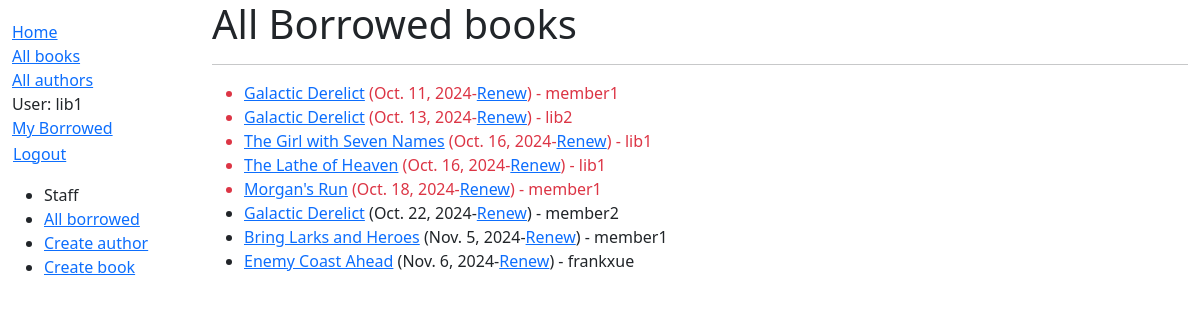
Screenshot of /catalog/borrowed/ (signed in) with the database file from the repository.
### catalog/models.py (models this page shows, shortened)
class BookInstance(models.Model):
    id = models.UUIDField(
        primary_key=True,
        default=uuid.uuid4,
        help_text="Unique ID for this particular book"
    )
    book = models.ForeignKey('Book', on_delete=models.RESTRICT, null=True)
    imprint = models.CharField(max_length=200)
    due_back = models.DateField(null=True, blank=True)
    borrower = models.ForeignKey(settings.AUTH_USER_MODEL, on_delete=models.SET_NULL, null=True, blank=True)
    LOAN_STATUS = (
        ('m', 'Maintenance'),
        ('o', 'On loan'),
        ('a', 'Available'),
        ('r', 'Reserved'),
    )
    status = models.CharField(
        max_length=1,
        choices=LOAN_STATUS,
        default='m',
        blank=True,
        help_text='Book availability',
    )
    class Meta:
        ordering = ['due_back']
        permissions = (("can_mark_returned", "Set book as returned"), ("can_renew", "Renew the due_back of a book"))
    def display_author(self):
        return f'{self.book.author.first_name} {self.book.author.last_name}'
    display_author.short_description = "Author"
    def is_overdue(self):
        return bool(self.due_back and date.today() > self.due_back)

class Book(models.Model):
    title = models.CharField(max_length=200)
    author = models.ForeignKey(
        'Author',
        on_delete=models.RESTRICT,
        null=True
    )
    summary = models.TextField(
        max_length=1000,
        help_text="Enter a brief description of the book"
    )
    isbn = models.CharField('ISBN', max_length=13, unique=True, help_text='13 Character <a href="https://www.isbn-insternational.org/content/what-isbn">ISBN</a>')
    genre = models.ManyToManyField('Genre', help_text='Select a genre for this book')
    language = models.ForeignKey('Language', on_delete=models.SET_NULL, null=True)
    class Meta:
        ordering = ['title', 'author']
    def display_genre(self):
        return ', '.join([genre.name for genre in self.genre.all()[:3]])
    display_genre.short_description = 'Genre'

### catalog/views.py (the view)
# urls.py: path('borrowed/', views.LoanedBookByAllUsersListView.as_view(), name='all-borrowed'),
class LoanedBookByAllUsersListView(PermissionRequiredMixin, generic.ListView):
    permission_required = 'catalog.can_mark_returned'
    permission_denied_message = 'Sorry, you do not have permission to access this page.'
    raise_exception = False
    """ Generic class-based view listing books on loan to all users. """
    model = BookInstance
    template_name = 'catalog/bookinstance_list_borrowed_all_users.html'
    paginate_by = 10
    def get_queryset(self):
        return (
            BookInstance.objects
            .filter(status__exact='o')
            .order_by('due_back')
        )

### catalog/templates/catalog/bookinstance_list_borrowed_all_users.html
{% extends "base_generic.html" %}
{% block content %}
<h1>All Borrowed books</h1>
    {% if bookinstance_list %}
        <hr>
        <ul>
            {% for bookinst in bookinstance_list %}
            <li class="{% if bookinst.is_overdue %}text-danger{% endif %}">
                <a href="{% url 'book-detail' bookinst.book.pk %}">{{ bookinst.book.title }}</a> ({{ bookinst.due_back }}{% if perms.catalog.can_renew %}-<a href="{% url 'renew-book-librarian' bookinst.id %}">Renew</a>{% endif %})
                - {{ bookinst.borrower }}
            </li>
            {% endfor %}
        </ul>
    {% else %}
        <p>There are no books borrowed.</p>
    {% endif %}
{% endblock content %}

### catalog/templates/base_generic.html (shortened to what this page needs)
<!doctype html>
<html lang="en">
<head>
    <link href="https://cdn.jsdelivr.net/npm/bootstrap@5.3.3/dist/css/bootstrap.min.css" rel="stylesheet"
>
    {% load static %}
    <link rel="stylesheet" href="{% static 'css/style.css' %}" />
</head>
<body>
    <div class="container-fluid">
        <div class="row">
            <div class="col-sm-2">
                {% block sidebar %}
                <ul class="sidebar-nav">
                    <li><a href="{% url 'index' %}">Home</a></li>
                    <li><a href="{% url 'books' %}">All books</a></li>
                    <li><a href="{% url 'authors' %}">All authors</a></li>
                    {% if user.is_authenticated %}
                    <li>User: {{ user.get_username }}</li>
                    <li><a href="{% url 'my-borrowed' %}">My Borrowed</a></li>
                    <li>
                        <form id="logout-form" method="POST" action="{% url 'logout' %}" >
                            <button type="submit" class="btn btn-link">Logout</button>
                        </form>
                    </li>
                    {% else %}
                    <li><a href="{% url 'login' %}?next={{ request.path }}">Login</a></li>
                    {% endif %}
                </ul>
                {% if perms.catalog.can_mark_returned %}
                <ul>
                    <li>Staff</li>
                    <li><a href="{% url 'all-borrowed' %}">All borrowed</a></li>
                    {% if user.is_staff %}
                    <li><a href="{% url 'author-create' %}">Create author</a></li>
                    <li><a href="{% url 'book-create' %}">Create book</a></li>
                    {% endif %}
                </ul>
                {% endif %}
                {% endblock %}
            </div>
            <div class="col-sm-10 ">
                {% block content %}
                {% endblock %}
            </div>
        </div>
    </div>
</body>
</html>

### catalog/static/css/style.css (style rules this page uses)
.sidebar-nav { margin-top: 20px; padding: 0; list-style: none; }
#logout-form { display: inline; }
#logout-form button { padding: 0; margin: 0; }

### rows the page displays
BookInstance: book "Galactic Derelict", due_back "Oct. 11, 2024", borrower "member1"
BookInstance: book "Galactic Derelict", due_back "Oct. 13, 2024", borrower "lib2"
BookInstance: book "The Girl with Seven Names", due_back "Oct. 16, 2024", borrower "lib1"
BookInstance: book "The Lathe of Heaven", due_back "Oct. 16, 2024", borrower "lib1"
BookInstance: book "Morgan's Run", due_back "Oct. 18, 2024", borrower "member1"
BookInstance: book "Galactic Derelict", due_back "Oct. 22, 2024", borrower "member2"
BookInstance: book "Bring Larks and Heroes", due_back "Nov. 5, 2024", borrower "member1"
BookInstance: book "Enemy Coast Ahead", due_back "Nov. 6, 2024", borrower "frankxue"

### other values shown
{{ user.get_username }} "lib1"
